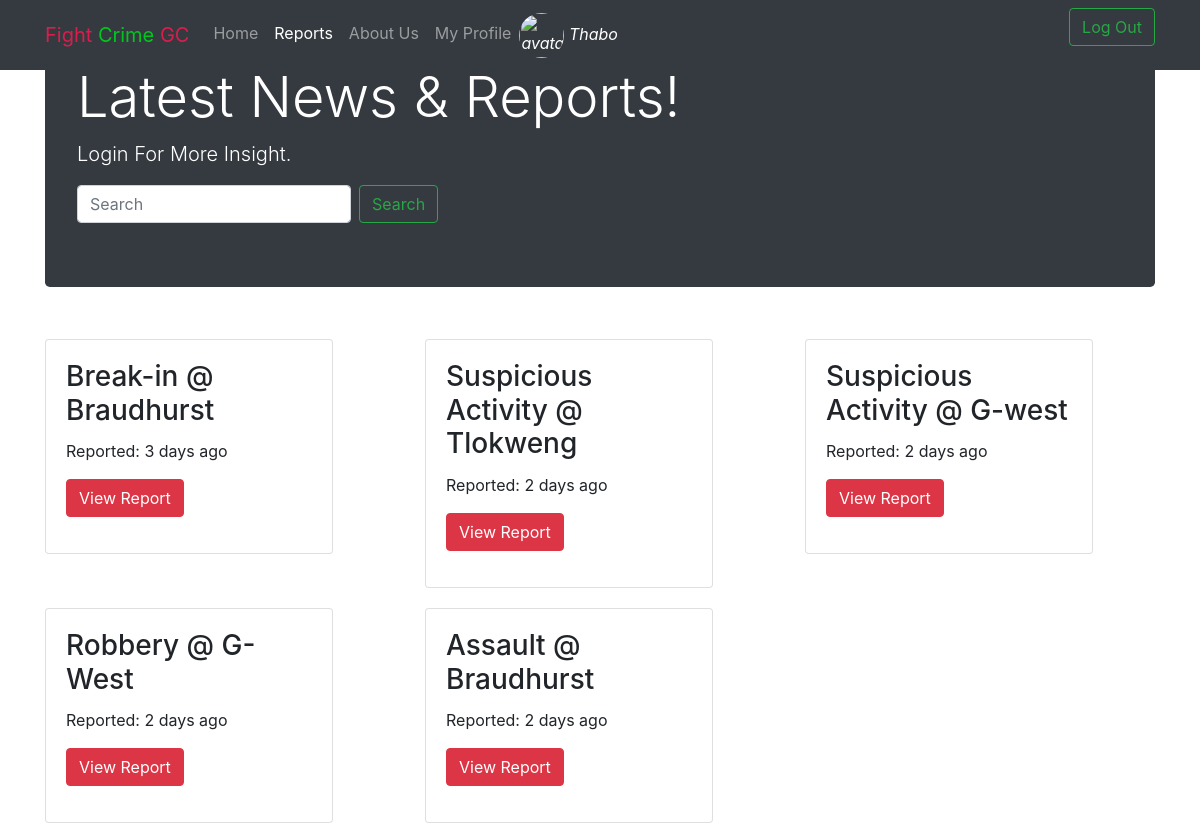
Screenshot of /reports.php (signed in) with the database file from the repository.
### tables this page shows
CREATE TABLE `reports` (
  `id` int(255) NOT NULL,
  `title` varchar(191) NOT NULL,
  `member_id` int(191) DEFAULT NULL,
  `username` varchar(255) NOT NULL,
  `description` text NOT NULL,
  `location` varchar(255) NOT NULL,
  `address` varchar(255) NOT NULL,
  `number` int(255) NOT NULL,
  `date_reported` timestamp NOT NULL DEFAULT CURRENT_TIMESTAMP
);

### reports.php (the view, shortened to what this page needs)
<html lang="en">
<head>
        <link rel="stylesheet" href="https://stackpath.bootstrapcdn.com/bootstrap/4.3.1/css/bootstrap.min.css">
</head>
<body>
      <nav class="navbar navbar-expand-md navbar-dark fixed-top bg-dark">
        <div class="container">
        <a class="navbar-brand" href="index.php"><span style="color:rgb(219, 29, 76)">Fight</span> <span
                style="color:rgb(0, 199, 30)">Crime</span> <span style="color:rgb(219, 29, 76)">GC</span></a>
        <div class="collapse navbar-collapse" id="navbarCollapse">
            <ul class="navbar-nav mr-auto">
                <li class="nav-item">
                    <a class="nav-link" href="index.php">Home </a>
                </li>
                <li class="nav-item active">
                    <a class="nav-link" href="reports.php">Reports <span class="sr-only">(current)</span></a>
                </li>
                <li class="nav-item">
                    <a class="nav-link" href="about.php">About Us</a>
                </li>
                <?php if(isset($_SESSION['ID'])){
                $userAcc = $_SESSION['name'];
                echo "<li class='nav-item'>";
                echo "<a class='nav-link' href="."'profile.php'"."> My Profile </a>";
                echo "</li>";
                echo '<li class="nav-item avatar"> <a class="nav-link p-0" style="color:white;font-style: italic;"><img src="images/user.svg" class="rounded-circle z-depth-0" alt="avatar image" height="45">    '.$userAcc.'</a></li>';
                }?>
                        </ul>
                        <?php if(isset($_SESSION['ID'])){
                echo "<form method='GET' action="."'includes/logout.inc.php'>";
                echo "<button class='btn btn-outline-success my-2 my-sm-0' type="."'submit'"." name='logout'> Log Out </button> ";
                echo "</form>";
                }else{
                echo "<button class='btn btn-outline-success my-2 my-sm-0' data-toggle="."'modal' data-target="."'#exampleModal'>"."Login</button>";
                }?>
        </div>
        </div>
    </nav>
    <section class="container">
    <div class="jumbotron" style="background-color:#343A40">
  <h1 class="display-4" style="color:white">Latest News &amp; Reports!</h1>
  <p class="lead" style="color:white">Login For More Insight.</p>
  <form class="form-inline my-2 my-lg-0" action="includes/search.process.php" method="get">
      <input class="form-control mr-sm-2" name="search-input" type="search" placeholder="Search" aria-label="Search">
      <button class="btn btn-outline-success my-2 my-sm-0" name="search" type="submit">Search</button>
    </form>
</div>
    </section>
    <section>
            <div class="container">
            <div class="row">
                <?php
                    if(isset($_GET['search'])){
                        require 'includes/dbh.inc.php';
                    $search = $_GET['value'];
                    $sql = "SELECT * FROM reports WHERE location LIKE '$search%' ";
                    $result = $con->query($sql);
                    function time_elapsed_string($datetime, $full = false) {
                        $now = new DateTime;
                        $ago = new DateTime($datetime);
                        $diff = $now->diff($ago);
                        $diff->w = floor($diff->d / 7);
                        $diff->d -= $diff->w * 7;
                        $string = array(
                            'y' => 'year',
                            'm' => 'month',
                            'w' => 'week',
                            'd' => 'day',
                            'h' => 'hour',
                            'i' => 'minute',
                            's' => 'second',
                        );
                        foreach ($string as $k => &$v) {
                            if ($diff->$k) {
                                $v = $diff->$k . ' ' . $v . ($diff->$k > 1 ? 's' : '');
                            } else {
                                unset($string[$k]);
                            }
                        }
                        if (!$full) $string = array_slice($string, 0, 1);
                        return $string ? implode(', ', $string) . ' ago' : 'just now';
                    }
                    if ($result->num_rows > 0) {
                        while($row = $result->fetch_assoc()) {
                            $time = $row['date_reported'];
                            $date_reported =  time_elapsed_string($time);
                            echo '<div class="col-md-12 col-lg-4">
                            <div class="card" style="width: 18rem;">
                            <div class="card-body">
                              <h3 class="card-title">'.$row["title"].' @ '.$row['location'].'</h3>
                              <p>Reported: '.$date_reported.' </p>
                              <form method="get" action="includes/readmore.process.inc.php">
                              <input type="hidden" value="'.$row['id'].'" name="post-id">
                              <button type="submit" class="btn btn-danger" name="id" id="'.$row['id'].'"  >View Report</button>
                              </form>
                            </div>
                          </div>
                            </div>';
                        }
                    } else {
                        echo "0 results";
                    }
                    $con->close();
                    }else{
                        require 'includes/dbh.inc.php';
                    $sql = "SELECT * FROM reports";
                    $result = $con->query($sql);
                    function time_elapsed_string($datetime, $full = false) {
                        $now = new DateTime;
                        $ago = new DateTime($datetime);
                        $diff = $now->diff($ago);
                        $diff->w = floor($diff->d / 7);
                        $diff->d -= $diff->w * 7;
                        $string = array(
                            'y' => 'year',
                            'm' => 'month',
                            'w' => 'week',
                            'd' => 'day',
                            'h' => 'hour',
                            'i' => 'minute',
                            's' => 'second',
                        );
                        foreach ($string as $k => &$v) {
                            if ($diff->$k) {
                                $v = $diff->$k . ' ' . $v . ($diff->$k > 1 ? 's' : '');
                            } else {
                                unset($string[$k]);
                            }
                        }
                        if (!$full) $string = array_slice($string, 0, 1);
                        return $string ? implode(', ', $string) . ' ago' : 'just now';
                    }
                    if ($result->num_rows > 0) {
                        while($row = $result->fetch_assoc()) {
                            $time = $row['date_reported'];
                            $date_reported =  time_elapsed_string($time);
                            echo '<div class="col-md-12 col-lg-4" style="margin-top:20px">
                            <div class="card" style="width: 18rem;">
                            <div class="card-body">
                              <h3 class="card-title">'.$row["title"].' @ '.$row['location'].'</h3>
                              <p>Reported: '.$date_reported.' </p>
                              <form method="get" action="includes/readmore.process.inc.php">
                              <input type="hidden" value="'.$row['id'].'" name="post-id">
                              <button type="submit" class="btn btn-danger" name="id" id="'.$row['id'].'"  >View Report</button>
                              </form>
                            </div>
                          </div>
                            </div>';
                        }
                    } else {
                        echo "0 results";
                    }
                    }
                ?>
            </div>
            </div>
    </section>
</body>
</html>

### rows the page displays
reports: title "Break-in", location "Braudhurst", date_reported "3 days ago"
reports: title "Suspicious Activity", location "Tlokweng", date_reported "2 days ago"
reports: title "Suspicious Activity", location "G-west", date_reported "2 days ago"
reports: title "Robbery", location "G-West", date_reported "2 days ago"
reports: title "Assault", location "Braudhurst", date_reported "2 days ago"

### other values shown
$userAcc "Thabo"
